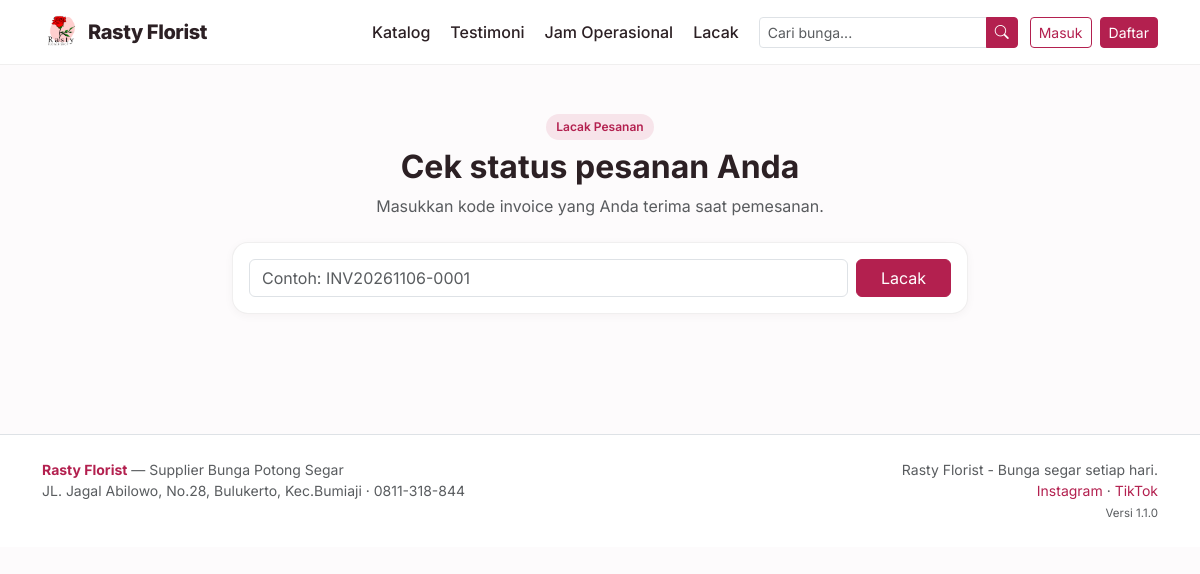
The page /lacak on the database its author committed.
### tables this page shows
CREATE TABLE settings (
    key TEXT PRIMARY KEY,
    value TEXT
);

### blueprints/public.py (the view)
@bp.route("/lacak")
def track():
    kode = request.args.get("kode", "").strip()
    order = None
    items = []
    if kode:
        order = database.query("SELECT * FROM orders WHERE kode = ?", (kode,), one=True)
        if order:
            items = database.query("SELECT * FROM order_items WHERE order_id = ?", (order["id"],))
    return render_template("public/track.html", kode=kode, order=order, items=items)

### db.py (called while the page is built)
def invoice_logo_px(settings=None):
    ukuran = (settings or all_settings()).get("invoice_logo_ukuran", "sedang")
    for kunci, _label, px in INVOICE_LOGO_UKURAN:
        if kunci == ukuran:
            return px
    return 64

def katalog_dari(settings):
    return {key: settings.get(key, "1") == "1" for key, _label, _ket in KATALOG_SEKSI}

def pengiriman_metode(settings=None):
    data = settings or all_settings()
    aktif = [label for key, label, _ket in PENGIRIMAN_METODE
             if data.get(key, "1") == "1"]
    return aktif or [PENGIRIMAN_METODE[1][1]]

def jam_harian(settings=None):
    data = settings or all_settings()
    hasil = {}
    for key, _label in HARI:
        buka, tutup = JAM_BAWAAN[key]
        hasil[key] = (data.get("jam_buka_" + key, buka), data.get("jam_tutup_" + key, tutup))
    return hasil

def jam_dari(settings):
    return {key: (settings.get("jam_buka_" + key, JAM_BAWAAN[key][0]),
                  settings.get("jam_tutup_" + key, JAM_BAWAAN[key][1]))
            for key, _label in HARI}

def _jam_teks(nilai):
    return nilai.replace(":", ".")

def jam_daftar(settings=None):
    data = settings or all_settings()
    jam = jam_dari(data)
    rows = []
    for key, label in HARI:
        buka, tutup = jam[key]
        rows.append({
            "key": key,
            "label": label,
            "buka": buka,
            "tutup": tutup,
            "tutup_hari": buka == tutup or not buka or not tutup,
            "teks": "%s – %s WIB" % (_jam_teks(buka), _jam_teks(tutup)),
        })
    return rows

def jam_ringkas(settings=None):
    rows = jam_daftar(settings)
    grup = []
    for row in rows:
        nilai = "Tutup" if row["tutup_hari"] else row["teks"]
        if grup and grup[-1][1] == nilai:
            grup[-1][2] = row["label"]
        else:
            grup.append([row["label"], nilai, row["label"]])
    hasil = []
    for awal, nilai, akhir in grup:
        label = awal if awal == akhir else "%s – %s" % (awal, akhir)
        hasil.append((label, nilai))
    return hasil

def toko_buka(settings=None, saat=None):
    saat = saat or datetime.now()
    key = HARI[saat.weekday()][0]
    buka, tutup = jam_harian(settings)[key]
    try:
        jam_buka = datetime.strptime(buka, "%H:%M").time()
        jam_tutup = datetime.strptime(tutup, "%H:%M").time()
    except ValueError:
        return False
    return jam_buka <= saat.time() <= jam_tutup

### templates/public/track.html (shortened to what this page needs)
{% extends "public/base.html" %}
{% block body %}
<div class="container py-5" style="max-width:760px">
  <div class="text-center mb-4">
    <span class="rf-chip mb-2">Lacak Pesanan</span>
    <h2 class="fw-bold">Cek status pesanan Anda</h2>
    <p class="text-muted">Masukkan kode invoice yang Anda terima saat pemesanan.</p>
  </div>
  <form method="get" class="rf-card p-3 d-flex gap-2 mb-4">
    <input name="kode" class="form-control" placeholder="Contoh: INV20261106-0001" value="{{ kode }}" required>
    <button class="btn btn-primary px-4">Lacak</button>
  </form>
</div>
{% endblock %}

### templates/public/base.html (shortened to what this page needs)
<!doctype html>
<html lang="id">
<head>
  <link href="https://cdn.jsdelivr.net/npm/bootstrap@5.3.3/dist/css/bootstrap.min.css" rel="stylesheet">
  <link href="https://cdn.jsdelivr.net/npm/bootstrap-icons@1.11.3/font/bootstrap-icons.min.css" rel="stylesheet">
</head>
<body>
<nav class="navbar navbar-expand-lg rf-navbar">
  <div class="container">
    <a class="navbar-brand d-flex align-items-center gap-2 rf-brand" href="{{ url_for('public.index') }}">
      {% if settings.logo %}
        <img src="{{ url_for('static', filename='uploads/' + settings.logo) }}" alt="Logo">
      {% else %}
        <span class="rf-brand-mark">R</span>
      {% endif %}
      <span>{{ settings.nama_toko }}</span>
    </a>
    <div class="collapse navbar-collapse" id="navMain">
      <ul class="navbar-nav ms-auto align-items-lg-center gap-lg-1">
        {% if menu_publik.nav_katalog and katalog.katalog_produk %}
        <li class="nav-item"><a class="nav-link rf-nav-link" href="{{ url_for('public.index') }}#katalog">Katalog</a></li>
        {% endif %}
        {% if menu_publik.nav_testimoni and katalog.katalog_testimoni %}
        <li class="nav-item"><a class="nav-link rf-nav-link" href="{{ url_for('public.index') }}#testimoni">Testimoni</a></li>
        {% endif %}
        {% if menu_publik.nav_jam and katalog.katalog_jam %}
        <li class="nav-item"><a class="nav-link rf-nav-link" href="{{ url_for('public.index') }}#jam">Jam Operasional</a></li>
        {% endif %}
        {% if menu_publik.nav_lacak %}
        <li class="nav-item"><a class="nav-link rf-nav-link" href="{{ url_for('public.track') }}">Lacak</a></li>
        {% endif %}
        <li class="nav-item ms-lg-2">
          <form class="d-flex" action="{{ url_for('public.index') }}" method="get">
            <div class="input-group input-group-sm">
              <input class="form-control" type="search" name="q" placeholder="Cari bunga..." value="{{ q or '' }}" aria-label="Cari">
              <button class="btn btn-primary" type="submit" aria-label="Cari"><i class="bi bi-search"></i></button>
            </div>
          </form>
        </li>
        {% if current_user %}
          <li class="nav-item ms-lg-2">
            <a class="btn btn-primary btn-sm w-100" href="{{ panel_url }}">
              <i class="bi bi-grid-1x2-fill me-1"></i> Panel Saya
            </a>
          </li>
        {% else %}
          <li class="nav-item ms-lg-2"><a class="btn btn-outline-rf btn-sm w-100" href="{{ url_for('auth.login') }}">Masuk</a></li>
          <li class="nav-item ms-lg-1"><a class="btn btn-primary btn-sm w-100" href="{{ url_for('auth.register') }}">Daftar</a></li>
        {% endif %}
      </ul>
    </div>
  </div>
</nav>
{% block body %}{% endblock %}
<footer class="bg-white border-top mt-5 py-4">
  <div class="container d-flex flex-wrap justify-content-between gap-3 small text-muted">
    <div>
      <strong class="text-rf">{{ settings.nama_toko }}</strong> — {{ settings.tagline }}<br>
      {{ settings.alamat }} · {{ settings.telepon }}
    </div>
    <div class="text-lg-end">
      {{ settings.footer_text }}<br>
      <a href="{{ settings.instagram }}" target="_blank" rel="noopener">Instagram</a> ·
      <a href="{{ settings.tiktok }}" target="_blank" rel="noopener">TikTok</a>
      <div class="mt-1" style="font-size:.72rem">Versi {{ APP_VERSION }}</div>
    </div>
  </div>
</footer>
</body>
</html>

### rows shown on the page
settings: value (picture)
settings: nama_toko "Rasty Florist"
settings: tagline "Supplier Bunga Potong Segar"
settings: alamat "JL. Jagal Abilowo, No.28, Bulukerto, Kec.Bumiaji"
settings: telepon "0811-318-844"
settings: footer_text "Rasty Florist - Bunga segar setiap hari."

### other values the page prints
{{ APP_VERSION }} "1.1.0"
